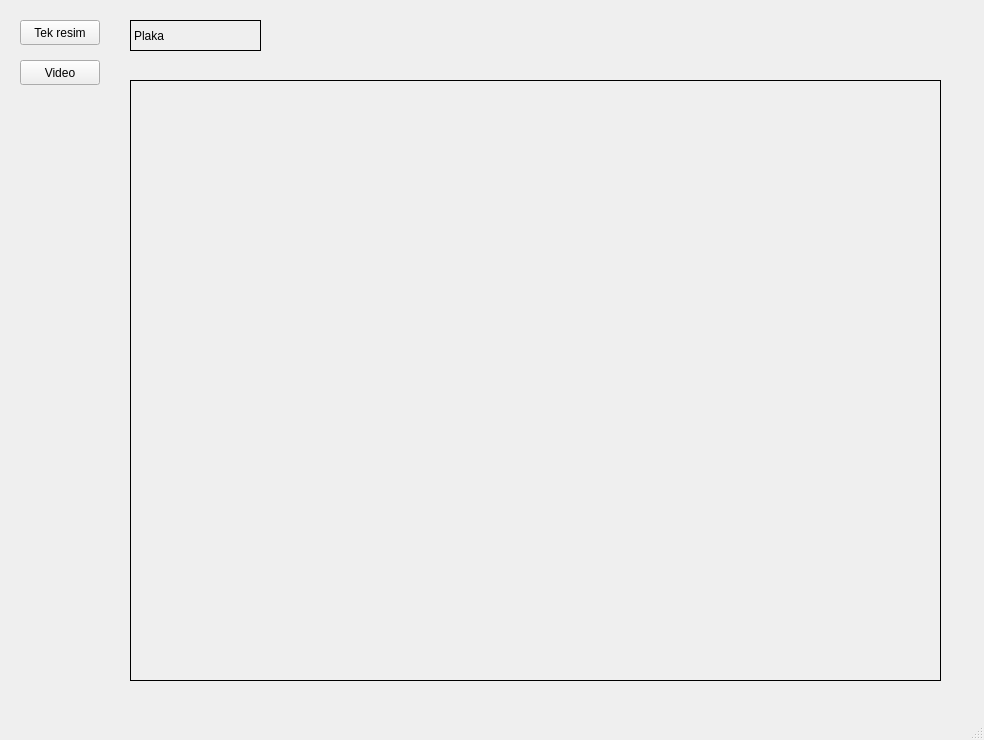
<?xml version="1.0" encoding="UTF-8"?>
<ui version="4.0">
 <class>MainWindow</class>
 <widget class="QMainWindow" name="MainWindow">
  <property name="geometry">
   <rect>
    <x>0</x>
    <y>0</y>
    <width>984</width>
    <height>740</height>
   </rect>
  </property>
  <property name="windowTitle">
   <string>MainWindow</string>
  </property>
  <widget class="QWidget" name="centralwidget">
   <widget class="QPushButton" name="btnResim">
    <property name="geometry">
     <rect>
      <x>20</x>
      <y>20</y>
      <width>80</width>
      <height>25</height>
     </rect>
    </property>
    <property name="text">
     <string>Tek resim</string>
    </property>
   </widget>
   <widget class="QPushButton" name="btnVideo">
    <property name="geometry">
     <rect>
      <x>20</x>
      <y>60</y>
      <width>80</width>
      <height>25</height>
     </rect>
    </property>
    <property name="text">
     <string>Video</string>
    </property>
   </widget>
   <widget class="QLabel" name="lblPlaka">
    <property name="geometry">
     <rect>
      <x>130</x>
      <y>20</y>
      <width>131</width>
      <height>31</height>
     </rect>
    </property>
    <property name="frameShape">
     <enum>QFrame::Box</enum>
    </property>
    <property name="text">
     <string>Plaka</string>
    </property>
   </widget>
   <widget class="QLabel" name="lblResim">
    <property name="geometry">
     <rect>
      <x>130</x>
      <y>80</y>
      <width>811</width>
      <height>601</height>
     </rect>
    </property>
    <property name="frameShape">
     <enum>QFrame::Box</enum>
    </property>
    <property name="text">
     <string/>
    </property>
   </widget>
  </widget>
  <widget class="QMenuBar" name="menubar">
   <property name="geometry">
    <rect>
     <x>0</x>
     <y>0</y>
     <width>984</width>
     <height>22</height>
    </rect>
   </property>
  </widget>
  <widget class="QStatusBar" name="statusbar"/>
 </widget>
 <resources/>
 <connections/>
</ui>
